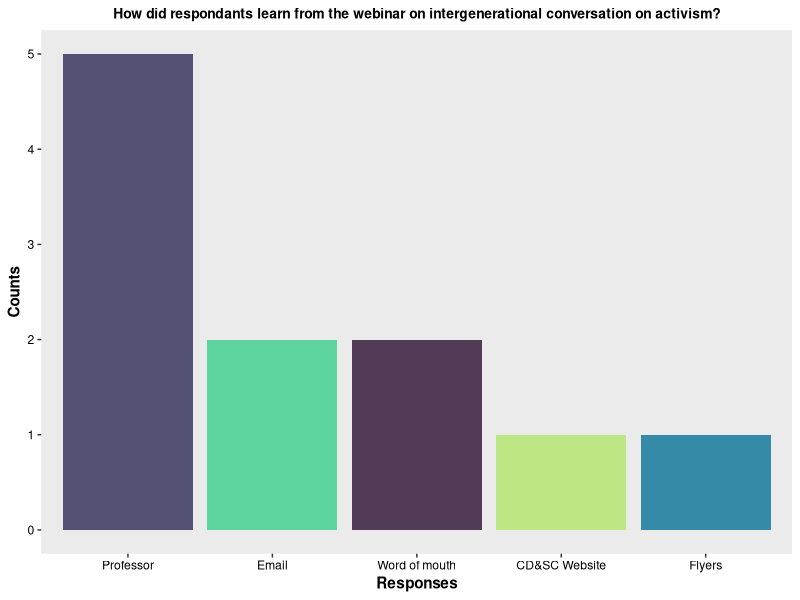
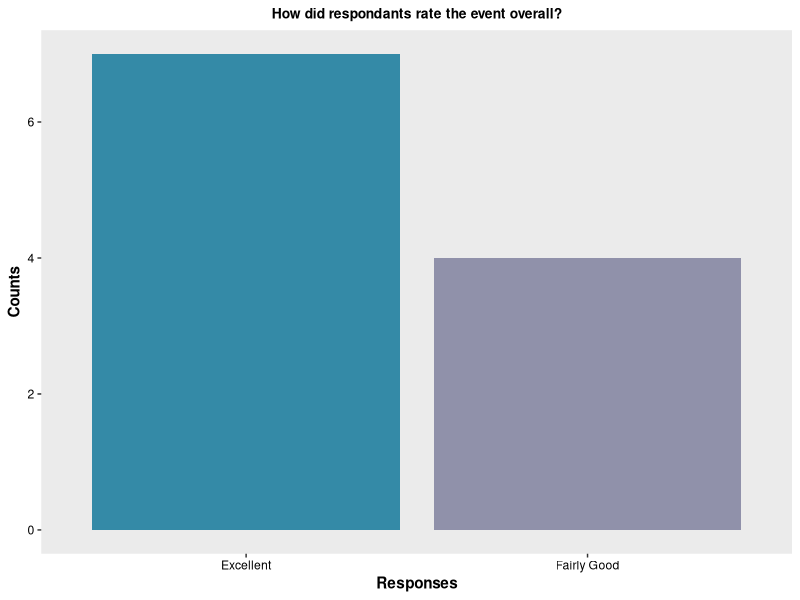
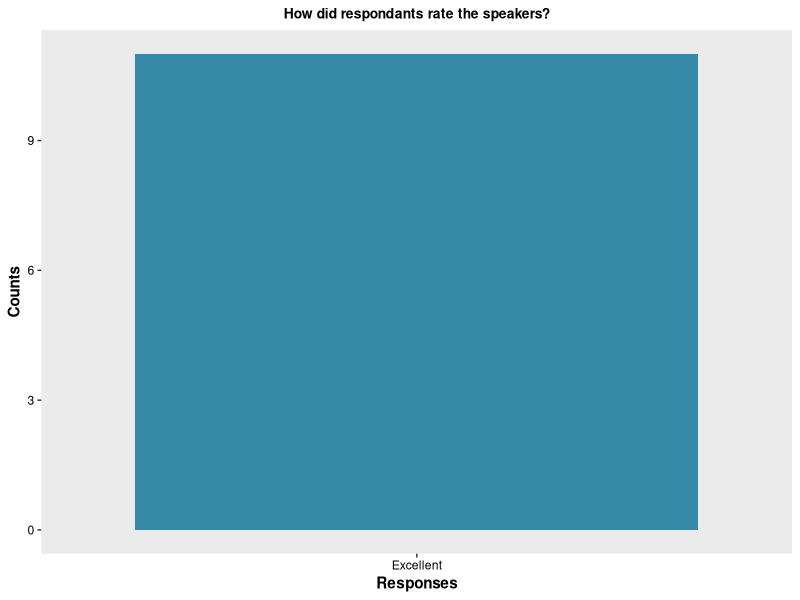
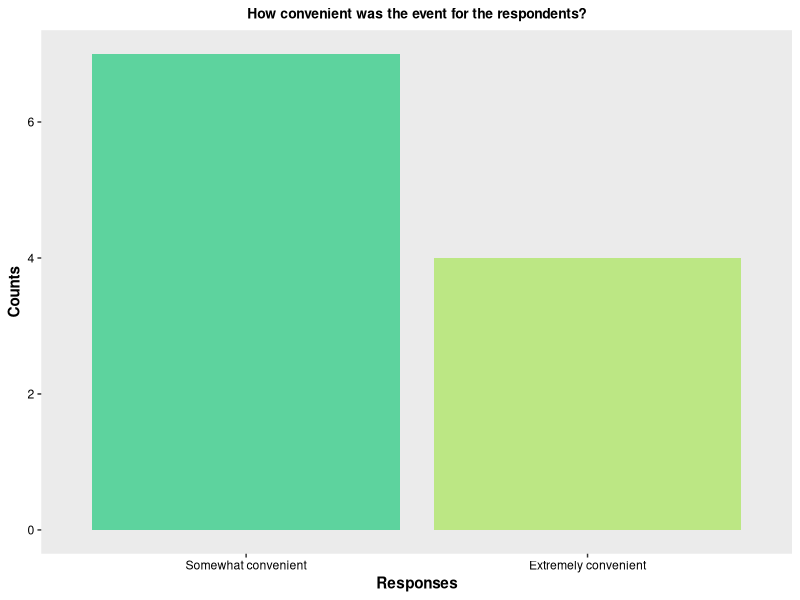
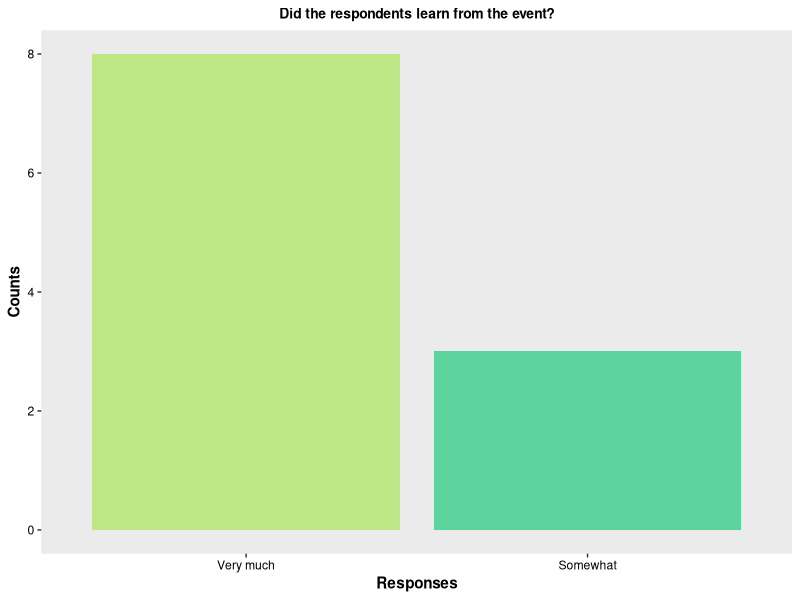
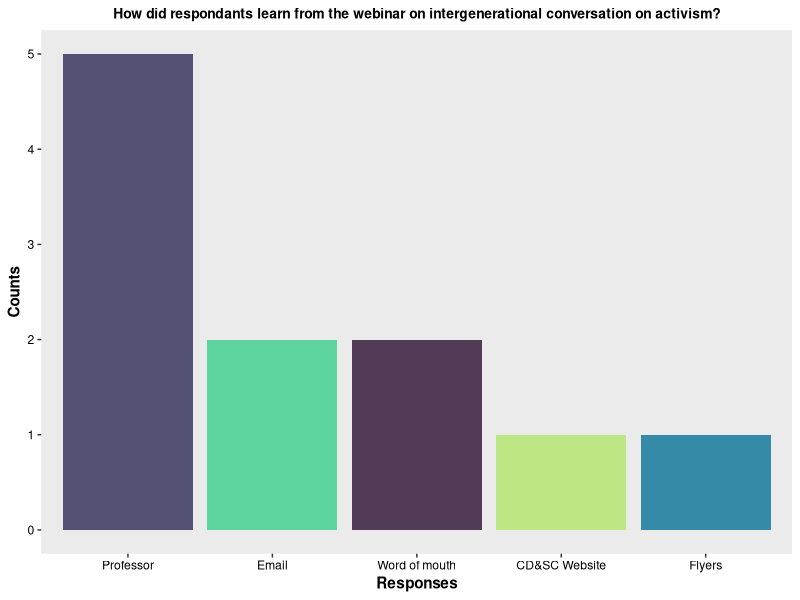
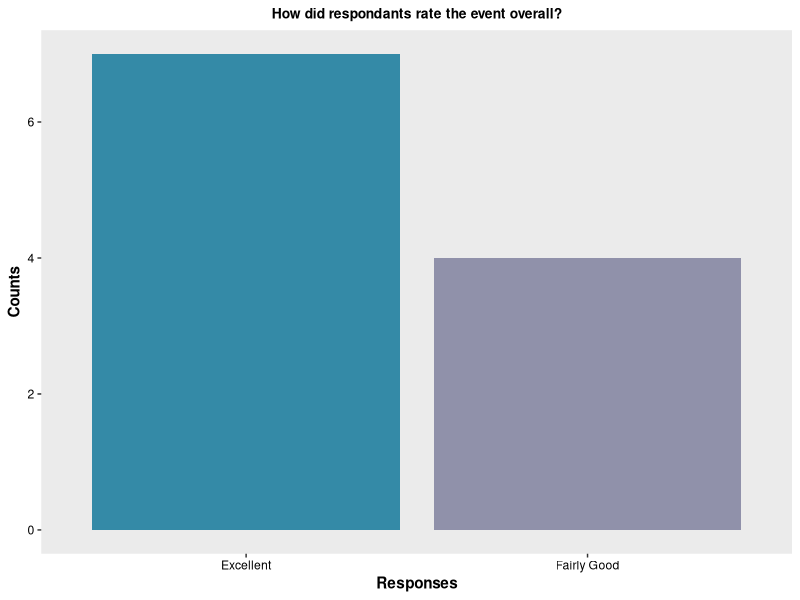
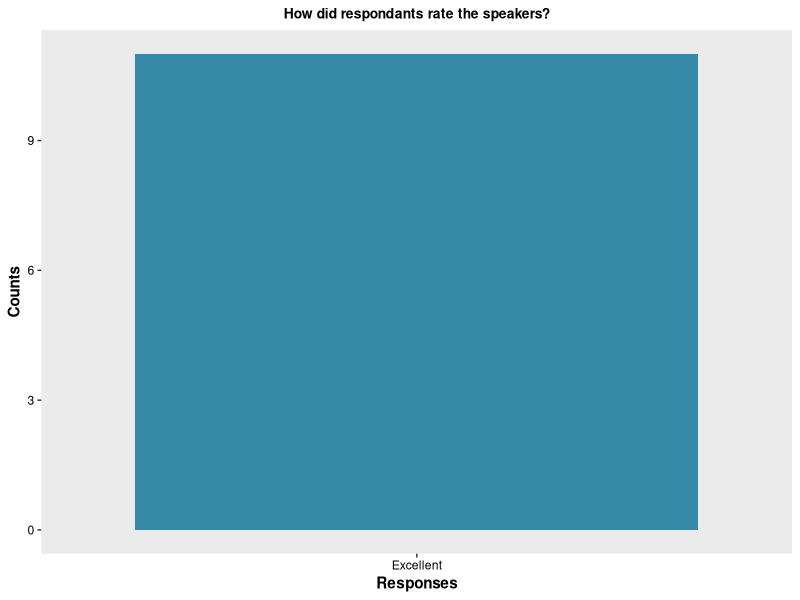

The R source for these figures, in order:
#### Intergenerational Conversation Webinar ####
#### Created by: Vivian Vy Le ####
#### Updated on: 2022-05-17 ####

#### Load library ####
library(tidyverse)
library(here)
library(ggplot2)


#### Load data ####
intergen <- read_csv(here("Data", "intergenerational_convo.csv"))


#### View data ####
view(intergen)


#### Data analysis ####
intergen_clean <- intergen %>%
  select(participants, overall_rating, speaker_rating, advertisement, event_timing, audience_learning) %>%
  rowwise() %>%
  mutate(advertisement_choices = str_split(advertisement, pattern = ";")) %>%
  ungroup() %>%
  unnest(advertisement_choices)
view(intergen_clean)

advertisement_data <- intergen_clean %>%
  count(advertisement_choices)
view(advertisement_data)

data <- intergen_clean %>%
  mutate(overall_rating = factor(overall_rating,
                               levels = c("Excellent", "Fairly Good", "Not Good at All"))) %>%
  mutate(speaker_rating = factor(speaker_rating,
                                 levels = c("Excellent", "Fairly Good", "Not Good at All"))) %>%
  mutate(event_timing = factor(event_timing,
                               levels = c("Extremely convenient", "Somewhat convenient", "Not at all convenient"))) %>%
  mutate(audience_learning = factor(audience_learning,
                                    levels = c("Very much", "Somewhat", "Not much")))
view(data)

overall_rating <- data %>%
  count(overall_rating)

speaker_rating <- data %>%
  count(speaker_rating)

event_timing <- data %>%
  count(event_timing)

audience_data <- data %>%
  count(audience_learning)


#### plot ####
colorpal<- c("#BCE784", "#5DD39E", "#348AA7", "#525174", "#513B56", "#595A9F", "#9091AA")
advertisement_data %>%
  ggplot(aes(x = reorder(advertisement_choices, -n), y = n, fill = advertisement_choices)) +
  geom_col() +
  labs(title = "How did respondants learn from the webinar on intergenerational conversation on activism?",
       x = "Responses",
       y = "Counts") +
  theme(plot.title = element_text(hjust = 0.5,
                                  size = 10,
                                  face = "bold"),
        axis.title = element_text(face = "bold"),
        axis.text.x = element_text(color = "#000000"),
        axis.text.y = element_text(color = "#000000"),
        panel.grid.major = element_blank(),
        panel.grid.minor = element_blank()) +
  scale_fill_manual(values = colorpal) +
  guides(fill = FALSE)
ggsave(here("Output", "intergenerational", "advertisement.png"), width = 8, height = 5)


overall_rating %>%
  ggplot(aes(x = reorder(overall_rating, -n), y = n, fill = overall_rating)) +
  geom_col() +
  labs(title = "How did respondants rate the event overall?",
       x = "Responses",
       y = "Counts") +
  theme(plot.title = element_text(hjust = 0.5,
                                  size = 10,
                                  face = "bold"),
        axis.title = element_text(face = "bold"),
        axis.text.x = element_text(color = "#000000"),
        axis.text.y = element_text(color = "#000000"),
        panel.grid.major = element_blank(),
        panel.grid.minor = element_blank()) +
  scale_fill_manual(values = c("#348AA7", "#9091AA")) +
  guides(fill = FALSE)
ggsave(here("Output", "intergenerational", "event_rating.png"), width = 6, height = 5)

speaker_rating %>%
  ggplot(aes(x = reorder(speaker_rating, -n), y = n, fill = speaker_rating)) +
  geom_col() +
  labs(title = "How did respondants rate the speakers?",
       x = "Responses",
       y = "Counts") +
  theme(plot.title = element_text(hjust = 0.5,
                                  size = 10,
                                  face = "bold"),
        axis.title = element_text(face = "bold"),
        axis.text.x = element_text(color = "#000000"),
        axis.text.y = element_text(color = "#000000"),
        panel.grid.major = element_blank(),
        panel.grid.minor = element_blank()) +
  scale_fill_manual(values = c("#348AA7", "#9091AA")) +
  guides(fill = FALSE)
ggsave(here("Output", "intergenerational", "speaker_rating.png"), width = 6, height = 5)

event_timing %>%
  ggplot(aes(x = reorder(event_timing, -n), y = n, fill = event_timing)) +
  geom_col() +
  labs(title = "How convenient was the event for the respondents?",
       x = "Responses",
       y = "Counts") +
  theme(plot.title = element_text(hjust = 0.5,
                                  size = 10,
                                  face = "bold"),
        axis.title = element_text(face = "bold"),
        axis.text.x = element_text(color = "#000000"),
        axis.text.y = element_text(color = "#000000"),
        panel.grid.major = element_blank(),
        panel.grid.minor = element_blank()) +
  scale_fill_manual(values = colorpal) +
  guides(fill = FALSE)
ggsave(here("Output", "intergenerational", "convenience_of_event.png"), width = 6, height = 5)

audience_data %>%
  ggplot(aes(x = reorder(audience_learning, -n), y = n, fill = audience_learning)) +
  geom_col() +
  labs(title = "Did the respondents learn from the event?",
       x = "Responses",
       y = "Counts") +
  theme(plot.title = element_text(hjust = 0.5,
                                  size = 10,
                                  face = "bold"),
        axis.title = element_text(face = "bold"),
        axis.text.x = element_text(color = "#000000"),
        axis.text.y = element_text(color = "#000000"),
        panel.grid.major = element_blank(),
        panel.grid.minor = element_blank()) +
  scale_fill_manual(values = colorpal) +
  guides(fill = FALSE)
ggsave(here("Output", "intergenerational", "audience_learning.png"), width = 6, height = 5)
